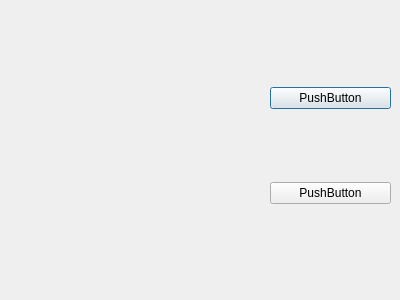
<?xml version="1.0" encoding="UTF-8"?>
<ui version="4.0">
 <class>enrollNew</class>
 <widget class="QDialog" name="enrollNew">
  <property name="geometry">
   <rect>
    <x>0</x>
    <y>0</y>
    <width>400</width>
    <height>300</height>
   </rect>
  </property>
  <property name="windowTitle">
   <string>Dialog</string>
  </property>
  <widget class="QWidget" name="verticalLayoutWidget">
   <property name="geometry">
    <rect>
     <x>9</x>
     <y>19</y>
     <width>251</width>
     <height>251</height>
    </rect>
   </property>
   <layout class="QVBoxLayout" name="verticalLayout">
    <item>
     <widget class="QLabel" name="Image_show">
      <property name="text">
       <string/>
      </property>
     </widget>
    </item>
   </layout>
  </widget>
  <widget class="QWidget" name="verticalLayoutWidget_2">
   <property name="geometry">
    <rect>
     <x>270</x>
     <y>20</y>
     <width>121</width>
     <height>251</height>
    </rect>
   </property>
   <layout class="QVBoxLayout" name="verticalLayout_2">
    <item>
     <widget class="QPushButton" name="FaceBtn">
      <property name="text">
       <string>PushButton</string>
      </property>
     </widget>
    </item>
    <item>
     <widget class="QPushButton" name="EyeBtn">
      <property name="text">
       <string>PushButton</string>
      </property>
     </widget>
    </item>
   </layout>
  </widget>
  <widget class="QWidget" name="horizontalLayoutWidget">
   <property name="geometry">
    <rect>
     <x>0</x>
     <y>0</y>
     <width>2</width>
     <height>2</height>
    </rect>
   </property>
   <layout class="QHBoxLayout" name="horizontalLayout"/>
  </widget>
 </widget>
 <resources/>
 <connections/>
</ui>
